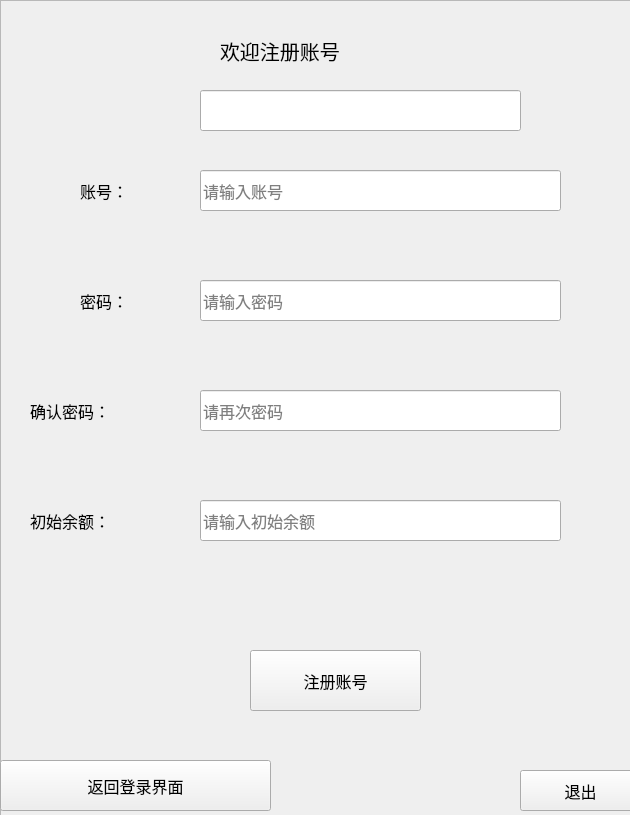
<?xml version="1.0" encoding="UTF-8"?>
<ui version="4.0">
 <class>LoginDialog</class>
 <widget class="QDialog" name="LoginDialog">
  <property name="geometry">
   <rect>
    <x>0</x>
    <y>0</y>
    <width>630</width>
    <height>815</height>
   </rect>
  </property>
  <property name="windowTitle">
   <string>注册界面</string>
  </property>
  <widget class="QLabel" name="label">
   <property name="geometry">
    <rect>
     <x>220</x>
     <y>30</y>
     <width>441</width>
     <height>41</height>
    </rect>
   </property>
   <property name="font">
    <font>
     <pointsize>15</pointsize>
    </font>
   </property>
   <property name="text">
    <string>欢迎注册账号</string>
   </property>
  </widget>
  <widget class="QLineEdit" name="lineEdit_3">
   <property name="geometry">
    <rect>
     <x>200</x>
     <y>280</y>
     <width>361</width>
     <height>41</height>
    </rect>
   </property>
   <property name="font">
    <font>
     <pointsize>12</pointsize>
    </font>
   </property>
   <property name="focusPolicy">
    <enum>Qt::ClickFocus</enum>
   </property>
   <property name="echoMode">
    <enum>QLineEdit::Password</enum>
   </property>
   <property name="placeholderText">
    <string>请输入密码</string>
   </property>
  </widget>
  <widget class="QLineEdit" name="lineEdit_2">
   <property name="geometry">
    <rect>
     <x>200</x>
     <y>170</y>
     <width>361</width>
     <height>41</height>
    </rect>
   </property>
   <property name="font">
    <font>
     <pointsize>12</pointsize>
    </font>
   </property>
   <property name="focusPolicy">
    <enum>Qt::ClickFocus</enum>
   </property>
   <property name="placeholderText">
    <string>请输入账号</string>
   </property>
  </widget>
  <widget class="QLabel" name="label_3">
   <property name="geometry">
    <rect>
     <x>80</x>
     <y>170</y>
     <width>101</width>
     <height>41</height>
    </rect>
   </property>
   <property name="font">
    <font>
     <pointsize>12</pointsize>
    </font>
   </property>
   <property name="text">
    <string>账号：</string>
   </property>
  </widget>
  <widget class="QLabel" name="label_4">
   <property name="geometry">
    <rect>
     <x>80</x>
     <y>280</y>
     <width>101</width>
     <height>41</height>
    </rect>
   </property>
   <property name="font">
    <font>
     <pointsize>12</pointsize>
    </font>
   </property>
   <property name="text">
    <string>密码：</string>
   </property>
  </widget>
  <widget class="QPushButton" name="pushButton">
   <property name="geometry">
    <rect>
     <x>250</x>
     <y>650</y>
     <width>171</width>
     <height>61</height>
    </rect>
   </property>
   <property name="font">
    <font>
     <pointsize>12</pointsize>
    </font>
   </property>
   <property name="focusPolicy">
    <enum>Qt::NoFocus</enum>
   </property>
   <property name="text">
    <string>注册账号</string>
   </property>
  </widget>
  <widget class="QPushButton" name="pushButton_2">
   <property name="geometry">
    <rect>
     <x>0</x>
     <y>760</y>
     <width>271</width>
     <height>51</height>
    </rect>
   </property>
   <property name="font">
    <font>
     <pointsize>12</pointsize>
    </font>
   </property>
   <property name="focusPolicy">
    <enum>Qt::NoFocus</enum>
   </property>
   <property name="text">
    <string>返回登录界面</string>
   </property>
  </widget>
  <widget class="QPushButton" name="pushButton_3">
   <property name="geometry">
    <rect>
     <x>520</x>
     <y>770</y>
     <width>121</width>
     <height>41</height>
    </rect>
   </property>
   <property name="font">
    <font>
     <pointsize>12</pointsize>
    </font>
   </property>
   <property name="focusPolicy">
    <enum>Qt::NoFocus</enum>
   </property>
   <property name="text">
    <string>退出</string>
   </property>
  </widget>
  <widget class="QLabel" name="label_5">
   <property name="geometry">
    <rect>
     <x>30</x>
     <y>500</y>
     <width>151</width>
     <height>41</height>
    </rect>
   </property>
   <property name="font">
    <font>
     <pointsize>12</pointsize>
    </font>
   </property>
   <property name="text">
    <string>初始余额：</string>
   </property>
  </widget>
  <widget class="QLineEdit" name="lineEdit_5">
   <property name="geometry">
    <rect>
     <x>200</x>
     <y>500</y>
     <width>361</width>
     <height>41</height>
    </rect>
   </property>
   <property name="font">
    <font>
     <pointsize>12</pointsize>
    </font>
   </property>
   <property name="focusPolicy">
    <enum>Qt::ClickFocus</enum>
   </property>
   <property name="placeholderText">
    <string>请输入初始余额</string>
   </property>
  </widget>
  <widget class="QLabel" name="label_6">
   <property name="geometry">
    <rect>
     <x>30</x>
     <y>390</y>
     <width>151</width>
     <height>41</height>
    </rect>
   </property>
   <property name="font">
    <font>
     <pointsize>12</pointsize>
    </font>
   </property>
   <property name="text">
    <string>确认密码：</string>
   </property>
  </widget>
  <widget class="QLineEdit" name="lineEdit_4">
   <property name="geometry">
    <rect>
     <x>200</x>
     <y>390</y>
     <width>361</width>
     <height>41</height>
    </rect>
   </property>
   <property name="font">
    <font>
     <pointsize>12</pointsize>
    </font>
   </property>
   <property name="focusPolicy">
    <enum>Qt::ClickFocus</enum>
   </property>
   <property name="echoMode">
    <enum>QLineEdit::Password</enum>
   </property>
   <property name="placeholderText">
    <string>请再次密码</string>
   </property>
  </widget>
  <widget class="QFrame" name="frame">
   <property name="geometry">
    <rect>
     <x>0</x>
     <y>0</y>
     <width>641</width>
     <height>821</height>
    </rect>
   </property>
   <property name="styleSheet">
    <string notr="true">#frame{border-image: url(:/picture/5.png)}</string>
   </property>
   <property name="frameShape">
    <enum>QFrame::StyledPanel</enum>
   </property>
   <property name="frameShadow">
    <enum>QFrame::Raised</enum>
   </property>
   <widget class="QLineEdit" name="lineEdit">
    <property name="geometry">
     <rect>
      <x>200</x>
      <y>90</y>
      <width>321</width>
      <height>41</height>
     </rect>
    </property>
   </widget>
  </widget>
  <zorder>frame</zorder>
  <zorder>label</zorder>
  <zorder>lineEdit_3</zorder>
  <zorder>lineEdit_2</zorder>
  <zorder>label_3</zorder>
  <zorder>label_4</zorder>
  <zorder>pushButton</zorder>
  <zorder>pushButton_2</zorder>
  <zorder>pushButton_3</zorder>
  <zorder>label_5</zorder>
  <zorder>lineEdit_5</zorder>
  <zorder>label_6</zorder>
  <zorder>lineEdit_4</zorder>
 </widget>
 <resources/>
 <connections>
  <connection>
   <sender>pushButton_3</sender>
   <signal>clicked()</signal>
   <receiver>LoginDialog</receiver>
   <slot>close()</slot>
   <hints>
    <hint type="sourcelabel">
     <x>580</x>
     <y>790</y>
    </hint>
    <hint type="destinationlabel">
     <x>332</x>
     <y>267</y>
    </hint>
   </hints>
  </connection>
 </connections>
</ui>
